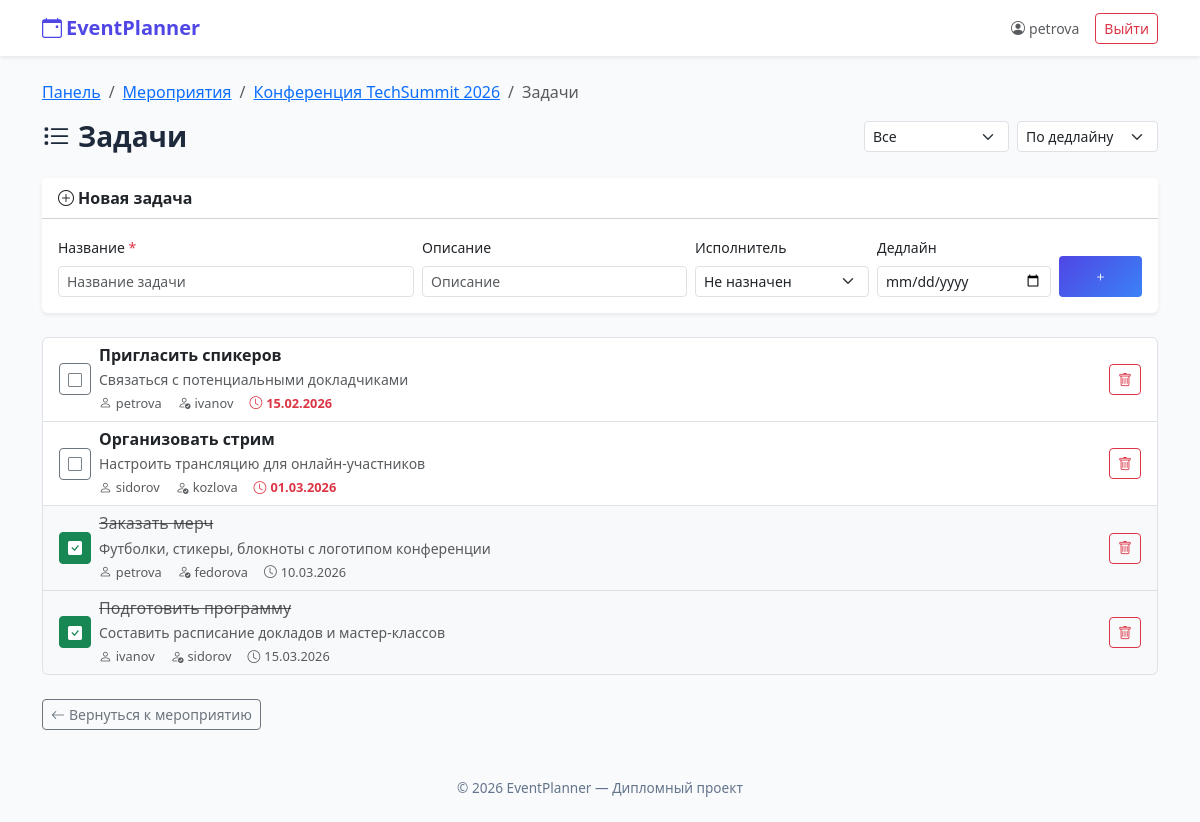
The page /pages/tasks.php?event_id=2 (signed in) on the database its author committed.
### tables this page shows
CREATE TABLE events (
            id             INTEGER PRIMARY KEY AUTOINCREMENT,
            creator_id     INTEGER,
            title          TEXT NOT NULL,
            description    TEXT,
            start_datetime TEXT,
            end_datetime   TEXT,
            location       TEXT,
            status         TEXT DEFAULT 'draft',
            created_at     DATETIME DEFAULT CURRENT_TIMESTAMP,
            FOREIGN KEY(creator_id) REFERENCES users(id)
        );

CREATE TABLE tasks (
            id          INTEGER PRIMARY KEY AUTOINCREMENT,
            event_id    INTEGER,
            creator_id  INTEGER,
            assigned_to INTEGER,
            title       TEXT NOT NULL,
            description TEXT,
            deadline    TEXT,
            is_done     INTEGER DEFAULT 0,
            created_at  DATETIME DEFAULT CURRENT_TIMESTAMP,
            FOREIGN KEY(event_id)   REFERENCES events(id)  ON DELETE CASCADE,
            FOREIGN KEY(creator_id) REFERENCES users(id),
            FOREIGN KEY(assigned_to) REFERENCES users(id)
        );

### includes/functions.php (called while the page is built, shortened)
<?php
function escape(string $data): string
{
    return htmlspecialchars($data, ENT_QUOTES | ENT_SUBSTITUTE, 'UTF-8');
}

### includes/events.php (called while the page is built, shortened)
<?php
require_once __DIR__ . '/functions.php';
function getEvent(PDO $pdo, int $eventId)
{
    try {
        $stmt = $pdo->prepare(
            'SELECT e.*, u.username AS creator_name
             FROM events e
             LEFT JOIN users u ON e.creator_id = u.id
             WHERE e.id = :id'
        );
        $stmt->execute([':id' => $eventId]);
        return $stmt->fetch();
    } catch (PDOException $e) {
        error_log('Ошибка получения мероприятия: ' . $e->getMessage());
        return false;
    }
}
function canManageEvent(PDO $pdo, int $eventId, int $userId): bool
{
    try {
        $stmt = $pdo->prepare(
            'SELECT e.creator_id, ep.role
             FROM events e
             LEFT JOIN event_participants ep ON ep.event_id = e.id AND ep.user_id = :user_id
             WHERE e.id = :event_id'
        );
        $stmt->execute([':user_id' => $userId, ':event_id' => $eventId]);
        $row = $stmt->fetch();
        if ((int) $row['creator_id'] === $userId) {
            return true;
        }
        return $row['role'] === 'organizer';
    } catch (PDOException $e) {
        error_log('Ошибка проверки прав: ' . $e->getMessage());
        return false;
    }
}

### includes/tasks.php (called while the page is built, shortened)
<?php
require_once __DIR__ . '/functions.php';
require_once __DIR__ . '/events.php';
function getTasks(PDO $pdo, int $eventId, array $filters = []): array
{
    $where  = ['event_id = :event_id'];
    $params = [':event_id' => $eventId];
    $order = 'deadline ASC, created_at DESC';
    try {
        $stmt = $pdo->prepare(
            'SELECT t.*, u.username AS creator_name, a.username AS assigned_name
             FROM tasks t
             LEFT JOIN users u ON t.creator_id = u.id
             LEFT JOIN users a ON t.assigned_to = a.id
             WHERE ' . implode(' AND ', $where) . '
             ORDER BY ' . $order
        );
        $stmt->execute($params);
        return $stmt->fetchAll();
    } catch (PDOException $e) {
        error_log('Ошибка получения задач: ' . $e->getMessage());
        return [];
    }
}

### pages/tasks.php (the view, shortened to what this page needs)
<?php
require_once __DIR__ . '/../includes/functions.php';
require_once __DIR__ . '/../includes/events.php';
require_once __DIR__ . '/../includes/tasks.php';
require_once __DIR__ . '/../includes/db.php';
$userId   = (int) $_SESSION['user_id'];
$username = $_SESSION['username'] ?? 'Пользователь';
$eventId = isset($_GET['event_id']) ? (int) $_GET['event_id'] : 0;
$event = getEvent($pdo, $eventId);
$canManage = canManageEvent($pdo, $eventId, $userId);
$taskFilters = [];
$tasks = getTasks($pdo, $eventId, $taskFilters);
?>
<!DOCTYPE html>
<html lang="ru">
<head>
    <link href="https://cdn.jsdelivr.net/npm/bootstrap@5.3.3/dist/css/bootstrap.min.css" rel="stylesheet">
    <link href="https://cdn.jsdelivr.net/npm/bootstrap-icons@1.11.3/font/bootstrap-icons.min.css" rel="stylesheet">
    <link href="../assets/style.css" rel="stylesheet">
</head>
<body>
    <nav class="navbar navbar-expand-lg shadow-sm bg-white" aria-label="Навигация">
        <div class="container">
            <a class="navbar-brand fw-bold" href="dashboard.php" style="color: var(--indigo);">
                <i class="bi bi-calendar-event me-1" aria-hidden="true"></i>EventPlanner
            </a>
            <div class="d-flex align-items-center gap-3">
                <span class="text-muted small"><i class="bi bi-person-circle me-1" aria-hidden="true"></i><?= escape($username) ?></span>
                <a href="logout.php" class="btn btn-outline-danger btn-sm" role="button">Выйти</a>
            </div>
        </div>
    </nav>
    <div class="container py-4">
        <nav aria-label="Навигация">
            <ol class="breadcrumb">
                <li class="breadcrumb-item"><a href="dashboard.php">Панель</a></li>
                <li class="breadcrumb-item"><a href="events/list.php">Мероприятия</a></li>
                <li class="breadcrumb-item"><a href="events/view.php?id=<?= $eventId ?>"><?= escape($event['title']) ?></a></li>
                <li class="breadcrumb-item active">Задачи</li>
            </ol>
        </nav>
        <div class="d-flex flex-wrap justify-content-between align-items-center mb-4 gap-2">
            <h3 class="fw-bold mb-0">
                <i class="bi bi-list-task me-2" aria-hidden="true"></i>Задачи
            </h3>
            <div class="d-flex gap-2">
                <select class="form-select form-select-sm" style="width:auto;" onchange="location.href='tasks.php?event_id=<?= $eventId ?>&done='+this.value<?= !empty($taskFilters['sort']) ? '&sort='.escape($taskFilters['sort']) : '' ?>">
                    <option value="all"   <?= ($taskFilters['done'] ?? 'all') === 'all' ? 'selected' : '' ?>>Все</option>
                </select>
                <select class="form-select form-select-sm" style="width:auto;" onchange="location.href='tasks.php?event_id=<?= $eventId ?><?= !empty($taskFilters['done']) ? '&done='.escape($taskFilters['done']) : '' ?>&sort='+this.value">
                    <option value="deadline" <?= ($taskFilters['sort'] ?? 'deadline') === 'deadline' ? 'selected' : '' ?>>По дедлайну</option>
                </select>
            </div>
        </div>
        <?php if ($canManage): ?>
            <div class="card border-0 shadow-sm mb-4">
                <div class="card-header bg-white fw-bold">
                    <i class="bi bi-plus-circle me-1" aria-hidden="true"></i>Новая задача
                </div>
                <div class="card-body">
                    <form method="post" action="tasks.php?event_id=<?= $eventId ?>" novalidate>
                        <div class="row g-2 align-items-end">
                            <div class="col-md-4">
                                <label for="task_title" class="form-label small">Название <span class="text-danger">*</span></label>
                                <input type="text" class="form-control form-control-sm" id="task_title" name="title"
                                       placeholder="Название задачи" required maxlength="200">
                            </div>
                            <div class="col-md-3">
                                <label for="task_desc" class="form-label small">Описание</label>
                                <input type="text" class="form-control form-control-sm" id="task_desc" name="description"
                                       placeholder="Описание" maxlength="500">
                            </div>
                            <div class="col-md-2">
                                <label for="task_assigned" class="form-label small">Исполнитель</label>
                                <select class="form-select form-select-sm" id="task_assigned" name="assigned_to">
                                    <option value="0">Не назначен</option>
                                </select>
                            </div>
                            <div class="col-md-2">
                                <label for="task_deadline" class="form-label small">Дедлайн</label>
                                <input type="date" class="form-control form-control-sm" id="task_deadline" name="deadline">
                            </div>
                            <div class="col-md-1">
                                <button type="submit" class="btn btn-auth-primary btn-sm w-100">
                                    <i class="bi bi-plus" aria-hidden="true"></i>
                                </button>
                            </div>
                        </div>
                    </form>
                </div>
            </div>
        <?php endif; ?>
        <?php if (empty($tasks)): ?>
            <div class="text-center py-5">
                <i class="bi bi-clipboard-check text-muted" style="font-size: 3rem;" aria-hidden="true"></i>
                <p class="text-muted mt-3">Задач пока нет.</p>
            </div>
        <?php else: ?>
            <div class="list-group">
                <?php foreach ($tasks as $task): ?>
                    <div class="list-group-item list-group-item-action <?= (int) $task['is_done'] ? 'bg-light' : '' ?>">
                        <div class="d-flex flex-wrap align-items-center gap-2">
                            <?php if ($canManage || $userId === (int) $task['creator_id']): ?>
                                <form method="post" action="tasks.php?event_id=<?= $eventId ?>" style="display:inline;">
                                    <button type="submit" class="btn btn-sm <?= (int) $task['is_done'] ? 'btn-success' : 'btn-outline-secondary' ?> p-1"
                                            title="<?= (int) $task['is_done'] ? 'Отметить как невыполненную' : 'Отметить как выполненную' ?>"
                                            style="width:32px;height:32px;">
                                        <i class="bi bi-<?= (int) $task['is_done'] ? 'check-square-fill' : 'square' ?>" aria-hidden="true"></i>
                                    </button>
                                </form>
                            <?php endif; ?>
                            <div class="flex-grow-1">
                                <h6 class="mb-1 <?= (int) $task['is_done'] ? 'text-decoration-line-through text-muted' : 'fw-bold' ?>">
                                    <?= escape($task['title']) ?>
                                </h6>
                                <?php if (!empty($task['description'])): ?>
                                    <small class="text-muted d-block"><?= escape($task['description']) ?></small>
                                <?php endif; ?>
                                <div class="d-flex gap-3 mt-1" style="font-size: 0.8rem;">
                                    <span class="text-muted">
                                        <i class="bi bi-person me-1" aria-hidden="true"></i><?= escape($task['creator_name']) ?>
                                    </span>
                                    <?php if (!empty($task['assigned_name'])): ?>
                                        <span class="text-muted">
                                            <i class="bi bi-person-check me-1" aria-hidden="true"></i><?= escape($task['assigned_name']) ?>
                                        </span>
                                    <?php endif; ?>
                                    <?php if (!empty($task['deadline'])): ?>
                                        <span class="<?= strtotime($task['deadline']) < time() && !(int) $task['is_done'] ? 'text-danger fw-bold' : 'text-muted' ?>">
                                            <i class="bi bi-clock me-1" aria-hidden="true"></i><?= escape(date('d.m.Y', strtotime($task['deadline']))) ?>
                                        </span>
                                    <?php endif; ?>
                                </div>
                            </div>
                            <?php if ($canManage): ?>
                                <form method="post" action="tasks.php?event_id=<?= $eventId ?>"
                                      onsubmit="return confirm('Удалить задачу?');">
                                    <button type="submit" class="btn btn-outline-danger btn-sm" title="Удалить">
                                        <i class="bi bi-trash" aria-hidden="true"></i>
                                    </button>
                                </form>
                            <?php endif; ?>
                        </div>
                    </div>
                <?php endforeach; ?>
            </div>
        <?php endif; ?>
        <div class="mt-4">
            <a href="events/view.php?id=<?= $eventId ?>" class="btn btn-outline-secondary btn-sm">
                <i class="bi bi-arrow-left me-1" aria-hidden="true"></i>Вернуться к мероприятию
            </a>
        </div>
    </div>
    <footer class="auth-footer">
        <div class="container">&copy; 2026 EventPlanner — Дипломный проект</div>
    </footer>
</body>
</html>

### assets/style.css (style rules this page uses)
:root { --indigo: #4f46e5; --blue: #3b82f6; --white: #ffffff; --light-gray: #f8fafc; --text-dark: #1e293b; --text-muted: #64748b; --gradient: linear-gradient(135deg, var(--indigo), var(--blue)); }
body { font-family: system-ui, -apple-system, "Segoe UI", Roboto, "Helvetica Neue", Arial, sans-serif; background-color: var(--light-gray); color: var(--text-dark); min-height: 100vh; display: flex; flex-direction: column; }
.btn-auth-primary { background: var(--gradient); border: none; color: var(--white); font-weight: 600; padding: 0.6rem 1.5rem; transition: opacity 0.2s ease; }
.auth-footer { margin-top: auto; text-align: center; padding: 1.5rem 0; color: var(--text-muted); font-size: 0.85rem; }

### rows shown on the page
events: title "Конференция TechSummit 2026"
tasks: is_done 0 (drawn), title "Пригласить спикеров", description "Связаться с потенциальными докладчиками", creator_name "petrova", assigned_name "ivanov", deadline "15.02.2026"
tasks: is_done 0 (drawn), title "Организовать стрим", description "Настроить трансляцию для онлайн-участников", creator_name "sidorov", assigned_name "kozlova", deadline "01.03.2026"
tasks: is_done 1 (drawn), title "Заказать мерч", description "Футболки, стикеры, блокноты с логотипом конференции", creator_name "petrova", assigned_name "fedorova", deadline "10.03.2026"
tasks: is_done 1 (drawn), title "Подготовить программу", description "Составить расписание докладов и мастер-классов", creator_name "ivanov", assigned_name "sidorov", deadline "15.03.2026"

### other values the page prints
$username "petrova"
